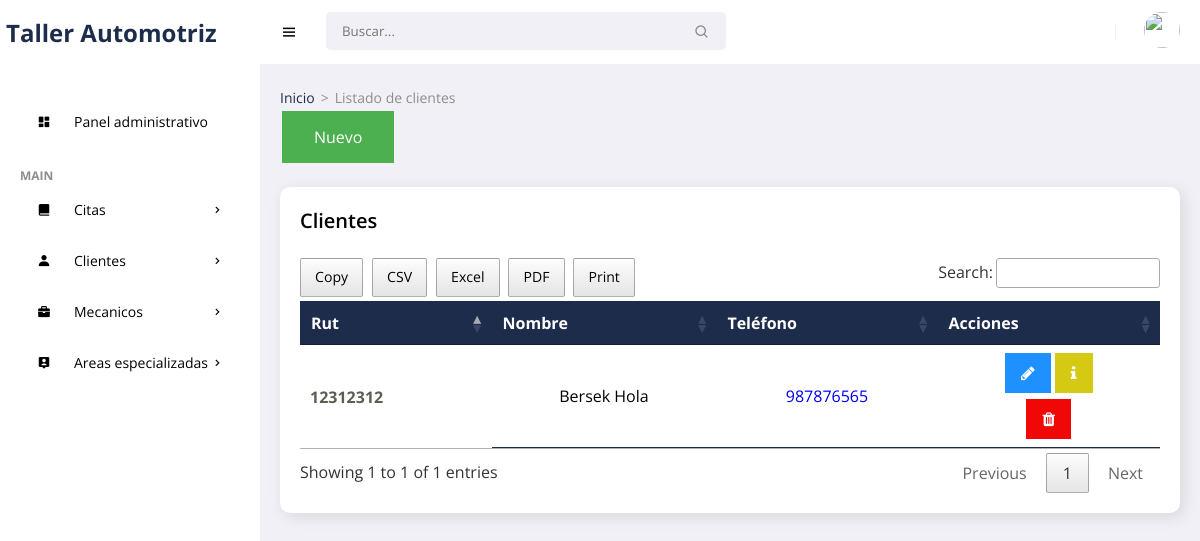
Before: /frontend/clientes/mostrar.php (signed in) with the older database file.
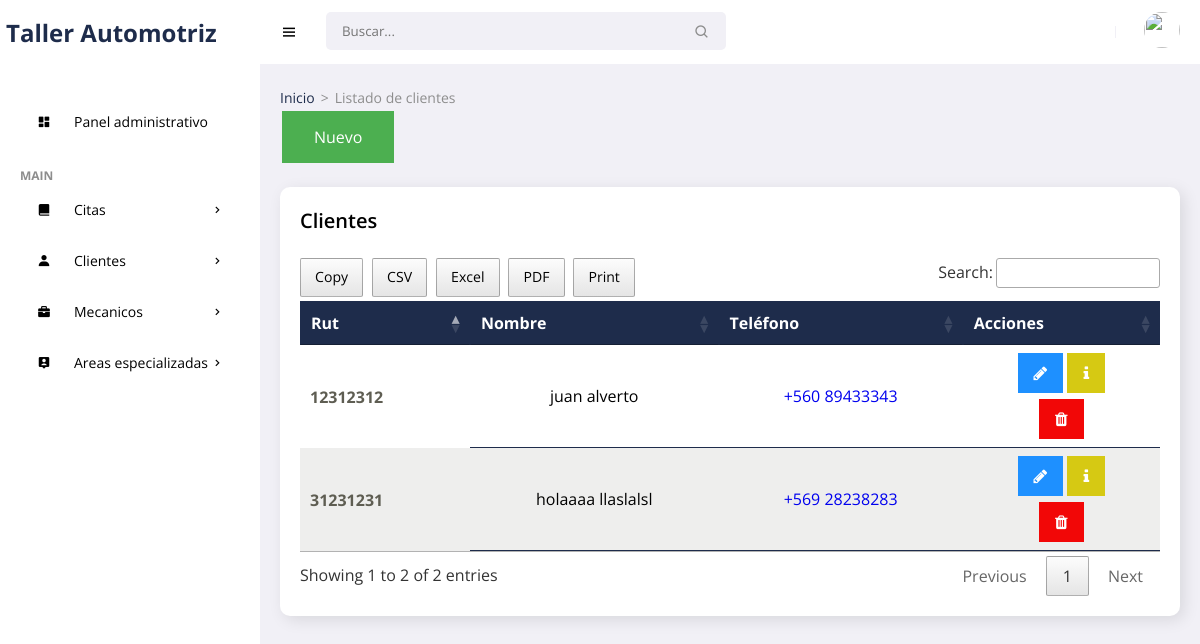
After: the same page with the newer database file.
### tables this page shows
CREATE TABLE `clientes` (
  `idpa` int(11) NOT NULL,
  `numhs` char(8) NOT NULL,
  `nompa` varchar(30) NOT NULL,
  `apepa` varchar(30) NOT NULL,
  `direc` varchar(150) NOT NULL,
  `ciu` varchar(15) NOT NULL,
  `grup` varchar(15) NOT NULL,
  `phon` char(13) NOT NULL,
  `cump` date NOT NULL,
  `corr` varchar(35) NOT NULL,
  `username` varchar(25) NOT NULL,
  `password` varchar(255) NOT NULL,
  `rol` char(1) NOT NULL,
  `state` char(1) NOT NULL,
  `fere` timestamp NOT NULL DEFAULT current_timestamp() ON UPDATE current_timestamp()
);

### frontend/clientes/mostrar.php (the view, shortened to what this page needs)
<!DOCTYPE html>
<html lang="es">
<head>
    <link href='https://unpkg.com/boxicons@2.0.9/css/boxicons.min.css' rel='stylesheet'>
    <link rel="stylesheet" href="../../backend/css/admin.css">
    <link rel="stylesheet" type="text/css" href="../../backend/css/datatable.css">
    <link rel="stylesheet" type="text/css" href="../../backend/css/buttonsdataTables.css">
    <link rel="stylesheet" type="text/css" href="../../backend/css/font.css">
</head>
<body>
    <section id="sidebar">
        <a href="../admin/escritorio.php" class="brand">Taller Automotriz</a>
        <ul class="side-menu">
            <li><a href="../admin/escritorio.php" ><i class='bx bxs-dashboard icon' ></i> Panel administrativo</a></li>
            <li class="divider" data-text="main">Main</li>
            <li>
                <a href="#"><i class='bx bxs-book-alt icon' ></i> Citas <i class='bx bx-chevron-right icon-right' ></i></a>
            </li>
            <li>
                <a href="#"><i class='bx bxs-user icon' ></i> Clientes <i class='bx bx-chevron-right icon-right' ></i></a>
            </li>
            <li>
                <a href="#"><i class='bx bxs-briefcase icon' ></i> Mecanicos <i class='bx bx-chevron-right icon-right' ></i></a>
            </li>
            <li>
                <a href="#"><i class='bx bxs-user-pin icon' ></i> Areas especializadas<i class='bx bx-chevron-right icon-right' ></i></a>
            </li>
        </ul>
    </section>
    <section id="content">
        <nav>
            <i class='bx bx-menu toggle-sidebar' ></i>
            <form action="#">
                <div class="form-group">
                    <input type="text" placeholder="Buscar...">
                    <i class='bx bx-search icon' ></i>
                </div>
            </form>
            <div class="profile">
                <img src="https://images.unsplash.com/photo-1517841905240-472988babdf9?ixid=MnwxMjA3fDB8MHxzZWFyY2h8NHx8cGVvcGxlfGVufDB8fDB8fA%3D%3D&ixlib=rb-1.2.1&auto=format&fit=crop&w=500&q=60" alt="">
            </div>
        </nav>
        <main>
            <ul class="breadcrumbs">
                <li><a href="../admin/escritorio.php">Inicio</a></li>
                <li class="divider">></li>
                <li><a href="#" class="active">Listado de clientes</a></li>
            </ul>
            <button class="button" onclick="location.href='nuevo.php'">Nuevo</button>
          <div class="data">
                <div class="content-data">
                    <div class="head">
                        <h3>Clientes</h3>
                    </div>
                   <div class="table-responsive" style="overflow-x:auto;">
                       <?php
require '../../backend/bd/Conexion.php';
$sentencia = $connect->prepare("SELECT * FROM clientes ORDER BY idpa DESC;");
 $sentencia->execute();
$data =  array();
if($sentencia){
  while($r = $sentencia->fetchObject()){
    $data[] = $r;
  }
}
     ?>
     <?php if(count($data)>0):?>
         <table id="example" class="responsive-table">
            <thead>
                <tr>
                    <th scope="col">Rut</th>
                    <th scope="col">Nombre</th>
                    <th scope="col">Teléfono</th>
                    <th scope="col">Acciones</th>
                </tr>
            </thead>
            <tbody>
                <?php foreach($data as $d):?>
                    <tr>
                        <th scope="row"><?php echo $d->numhs ?></th>
                        <td data-title="Paciente"><?php echo $d->nompa ?>&nbsp;<?php echo $d->apepa ?></td>
                        <td data-title="Teléfono"><a href="tel:<?php echo $d->phon ?>"><?php echo $d->phon ?></a></td>
                        <td>
                            <a title="Actualizar" href="../clientes/editar.php?id=<?php echo $d->idpa ?>" class="fa fa-pencil tooltip"></a>
                            <a title="Información" href="../clientes/info.php?id=<?php echo $d->idpa ?>" class="fa fa-info"></a>
                            <form  onsubmit="return confirm('Realmente desea eliminar el registro?');" method='POST' action='<?php $_SERVER['PHP_SELF'] ?>'>
<button name='delete_clientes' style="cursor: pointer;" class="fa fa-trash"></button>
</form>
                        </td>
                    </tr>
                    <?php endforeach; ?>
            </tbody>
         </table>
    <?php endif; ?>
                    </div>
                </div>
            </div>
        </main>
    </section>
</body>
</html>

Changed rows visible on the page:
removed clientes: numhs "12312312", nompa "Bersek", apepa "Hola", phon "987876565"
added clientes: numhs "12312312", nompa "juan", apepa "alverto", phon "+560 89433343"
added clientes: numhs "31231231", nompa "holaaaa", apepa "llaslalsl", phon "+569 28238283"
Other visible differences:
text written by a page script: "Copy CSV Excel PDF Print Search: Showing 1 to 1 of 1 entries Previous 1 Next" → "Copy CSV Excel PDF Print Search: Showing 1 to 2 of 2 entries Previous 1 Next"
